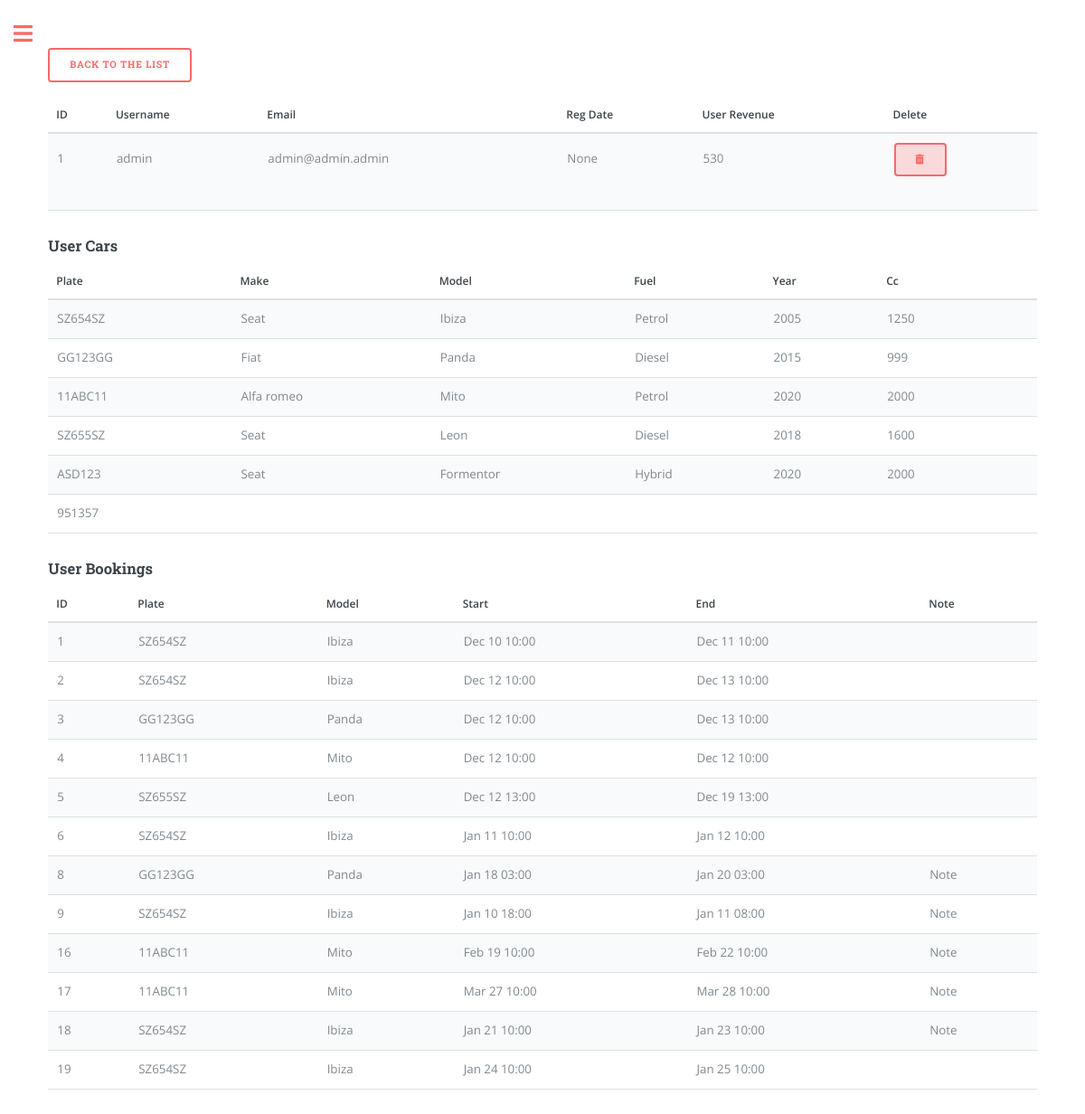
The page /user/admin (signed in) on the database as committed earlier.
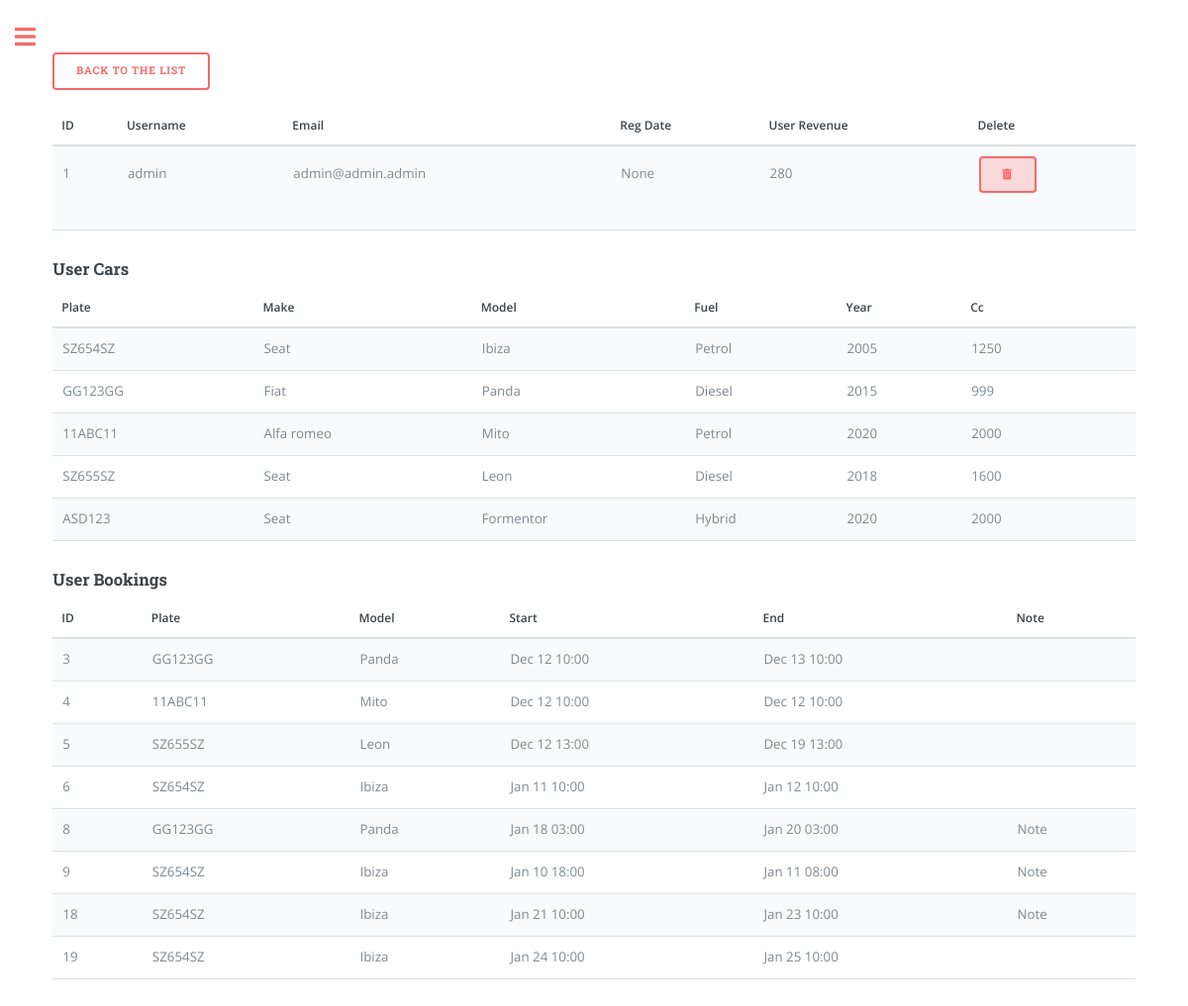
The same page on the database as committed later.
### app/models.py (models this page shows, shortened)
class User(UserMixin, db.Model):
    id = db.Column(db.Integer, primary_key=True)
    registration_date = db.Column(db.DateTime, default=datetime.utcnow)
    username = db.Column(db.String(64), index=True, unique=True)
    email = db.Column(db.String(120), index=True, unique=True)
    password_hash = db.Column(db.String(128))
    garage = db.relationship('Car', backref='owner', lazy='dynamic')
    contacts = db.relationship('Contacts', backref='owner', lazy='dynamic')
    role = db.Column(db.String(20), default='user')
    def formatted_registration_date(self):
        if self.registration_date:
            return self.registration_date.strftime('%Y-%m-%d')
        elif self.registration_date == None:
            return None
        else:
            return "N/A"
    def user_revenue(self):
        total_revenue = 0
        for booking in Booking.query.filter_by(user_id=self.id).all():
            total_revenue += booking.money
        return total_revenue

class Booking(db.Model):
    id = db.Column(db.Integer, primary_key=True)
    start_datetime = db.Column(db.DateTime, nullable=False)
    end_datetime = db.Column(db.DateTime, nullable=False)
    car_plate = db.Column(db.String(8), db.ForeignKey('car.plate'), nullable=False)
    user_id = db.Column(db.Integer, db.ForeignKey('user.id'), nullable=False)
    note = db.Column(db.String(160))
    money = db.Column(db.Integer, default=0, index=True)
    car = db.relationship('Car', backref='bookings', lazy=True)
    contact_id = db.Column(db.Integer, db.ForeignKey('contacts.id', name='booking_contacts_id'), nullable=True)

class Car(db.Model):
    plate = db.Column(db.String(8), primary_key=True, index=True, unique=True)
    make = db.Column(db.String(15), index=True)
    model = db.Column(db.String(15), index=True)
    fuel = db.Column(db.String(8), index=True)
    year = db.Column(db.Integer, index=True)
    cc = db.Column(db.Integer, index=True)
    user_id = db.Column(db.Integer, db.ForeignKey('user.id'))
    days = db.Column(db.Integer, default=0, index=True)
    money = db.Column(db.Integer, default=0, index=True)
    car_cost = db.Column(db.Integer, default=0, index=True)
    insurance_cost = db.Column(db.Float, default=0, index=True)
    insurance_expiry_date = db.Column(db.DateTime)
    mot_cost = db.Column(db.Float, default=0, index=True)
    mot_expiry_date = db.Column(db.DateTime)
    road_tax_cost = db.Column(db.Float, default=0, index=True)
    road_tax_expiry_date = db.Column(db.DateTime)

### app/routes.py (the view, shortened to what this page needs)
@app.route('/user/<username>', methods=['GET', 'POST'])
@login_required
def user(username):
    if current_user.username == 'admin' and current_user.role == 'admin':
        user = User.query.filter_by(username=username).one()
        cars = Car.query.filter_by(user_id=user.id)
        bookings = Booking.query.filter_by(user_id=user.id)
        return render_template('user.html', page='users_page', user=user, cars=cars, bookings=bookings)
    else:
        return render_template('404.html')

### app/models.py (called while the page is built)
@login.user_loader
def load_user(id):
    return User.query.get(int(id))

### app/templates/user.html (shortened to what this page needs)
{% extends "index.html" %}
{% block content %}
<form action="{{ url_for('users_list') }}" method="get">
    <button type="submit">Back to the list</button>
</form>
<table>
    <thead>
        <tr>
            <th>ID</th>
            <th>Username</th>
            <th>Email</th>
            <th>Reg Date</th>
            <th>User Revenue</th>
            <th>Delete</th>
        </tr>
    </thead>
    <tbody>
            <tr>
                <td>{{ user.id }}</td>
                <td>{{ user.username }}</td>
                <td>{{ user.email }}</td>
                <td>{{ user.formatted_registration_date() }}</td>
                <td>{{ user.user_revenue() }}</td>
                <td>
                    <form action="{{ url_for('user', username=user.username) }}" method="POST" onsubmit="return confirm('Are you sure you want to delete this account? All cars and bookings related to it will be deleted');">
                        <button type="submit" class="btn btn-danger btn-delete"><i class="fas fa-trash-alt"></i></button>
                    </form>
                </td>
            </tr>
    </tbody>
</table>
<h3>User Cars</h3>
<table class="table" id="carTable">
    <thead>
      <tr>
        <th>Plate</th>
        <th>Make</th>
        <th>Model</th>
        <th>Fuel</th>
        <th>Year</th>
        <th>Cc</th>
      </tr>
    </thead>
    <tbody>
      {% for car in cars %}
      <tr>
          <td te">{{ car.plate }}</td>
          <td e">{{ car.make }}</td>
          <td el">{{ car.model }}</td>
          <td l">{{ car.fuel }}</td>
          <td r">{{ car.year }}</td>
          <td >{{ car.cc }}</td>
        <td>
      </tr>
      {% endfor %}
  </tbody>
</table>
<h3>User Bookings</h3>
<table class="table" id="bookingTable">
    <thead>
      <tr>
        <th>ID</th>
        <th>Plate</th>
        <th>Model</th>
        <th>Start</th>
        <th>End</th>
        <th>Note</th>
      </tr>
    </thead>
    <tbody>
      {% for booking in bookings %}
      <tr>
          <td >{{ booking.id }}</td>
          <td>{{ booking.car.plate }}</td>
          <td>{{ booking.car.model }}</td>
          <td>{{ booking.start_datetime.strftime("%b %d %H:%M") }}</td>
          <td>{{ booking.end_datetime.strftime("%b %d %H:%M") }}</td>
          <td>
            {% if booking.note %}
            <span class="note-tooltip">
                Note
            </span>
        {% endif %}
          </td>
      </tr>
      {% endfor %}
  </tbody>
</table>
{% endblock %}

### app/templates/index.html (shortened to what this page needs)
<!DOCTYPE HTML>
<html>
	<head>
		<link rel="stylesheet" href="{{url_for('static', filename='css/main.css')}}"/>
	</head>
	<body class="is-preload">
			<div id="wrapper">
					<div id="main">
						<div class="inner">
								<section id="banner">
									<div class="content">
										{% block content %} {% endblock %}
								</section>
						</div>
					</div>
			</div>
	</body>
</html>

### app/static/css/main.css (style rules this page uses)
html, body, div, span, applet, object, iframe, h1, h2, h3, h4, h5, h6, p, blockquote, pre, a, abbr, acronym, address, big, cite, code, del, dfn, em, img, ins, kbd, q, s, samp, small, strike, strong, sub, sup, tt, var, b, u, i, center, dl, dt, dd, ol, ul, li, fieldset, form, label, legend, table, caption, tbody, tfoot, thead, tr, th, td, article, aside, canvas, details, embed, figure, figcaption, footer, header, hgroup, menu, nav, output, ruby, section, summary, time, mark, audio, video { margin: 0; padding: 0; border: 0; font-size: 100%; font: inherit; vertical-align: baseline; }
article, aside, details, figcaption, figure, footer, header, hgroup, menu, nav, section { display: block; }
body { line-height: 1; }
table { border-collapse: collapse; border-spacing: 0; }
body { -webkit-text-size-adjust: none; }
body { -ms-overflow-style: scrollbar; }
html { box-sizing: border-box; }
*, *:before, *:after { box-sizing: inherit; }
body { background: #ffffff; }
body, input, select, textarea { color: #7f888f; font-family: "Open Sans", sans-serif; font-size: 13pt; font-weight: 400; line-height: 1.65; }
@media screen and (max-width: 1680px) { body, input, select, textarea { font-size: 11pt; } }
@media screen and (max-width: 1280px) { body, input, select, textarea { font-size: 10pt; } }
em, i { font-style: italic; }
h1, h2, h3, h4, h5, h6 { color: #3d4449; font-family: "Roboto Slab", serif; font-weight: 700; line-height: 1.5; margin: 0 0 1em 0; }
h3 { font-size: 1.25em; }
form { margin: 0 0 2em 0; }
table { margin: 0 0 2em 0; width: 100%; }
table tbody tr { border: solid 1px rgba(210, 215, 217, 0.75); border-left: 0; border-right: 0; }
table tbody tr:nth-child(2n + 1) { background-color: rgba(230, 235, 237, 0.25); }
table td { padding: 0.75em 0.75em; }
table th { color: #3d4449; font-size: 0.9em; font-weight: 600; padding: 0 0.75em 0.75em 0.75em; text-align: left; }
table thead { border-bottom: solid 2px rgba(210, 215, 217, 0.75); }
input[type="submit"], input[type="reset"], input[type="button"], button, .button { -moz-appearance: none; -webkit-appearance: none; -ms-appearance: none; appearance: none; -moz-transition: background-color 0.2s ease-in-out, color 0.2s ease-in-out; -webkit-transition: background-color 0.2s ease-in-out, color 0.2s ease-in-out; -ms-transition: background-color 0.2s ease-in-out, color 0.2s ease-in-out; transition: background-color 0.2s ease-in-out, color 0.2s ease-in-out; background-color: transparent; border-radius: 0.375em; border: 0; box-shadow: inset 0 0 0 2px #f56a6a; color: #f56a6a !important; cursor: pointer; display: inline-block; font-family: "Roboto Slab", serif; font-size: 0.8em; font-weight: 700; height: 3.5em; letter-spacing: 0.075em; line-height: 3.5em; padding: 0 2.25em; text-align: center; text-decoration: none; text-transform: uppercase; white-space: nowrap; }
#wrapper { display: -moz-flex; display: -webkit-flex; display: -ms-flex; display: flex; -moz-flex-direction: row-reverse; -webkit-flex-direction: row-reverse; -ms-flex-direction: row-reverse; flex-direction: row-reverse; min-height: 100vh; }
#main { -moz-flex-grow: 1; -webkit-flex-grow: 1; -ms-flex-grow: 1; flex-grow: 1; -moz-flex-shrink: 1; -webkit-flex-shrink: 1; -ms-flex-shrink: 1; flex-shrink: 1; width: 100%; }
#main > .inner { padding: 0 6em 0.1em 6em ; margin: 0 auto; max-width: 110em; }
#main > .inner > section { padding: 6em 0 4em 0 ; border-top: solid 2px rgba(210, 215, 217, 0.75); }
#main > .inner > section:first-of-type { border-top: 0 !important; }
@media screen and (max-width: 1680px) { #main > .inner { padding: 0 5em 0.1em 5em ; } }
@media screen and (max-width: 1680px) { #main > .inner > section { padding: 5em 0 3em 0 ; } }
@media screen and (max-width: 1280px) { #main > .inner { padding: 0 4em 0.1em 4em ; } }
@media screen and (max-width: 1280px) { #main > .inner > section { padding: 4em 0 2em 0 ; } }
#banner { padding: 6em 0 4em 0 ; display: -moz-flex; display: -webkit-flex; display: -ms-flex; display: flex; }
#banner .content { -moz-flex-grow: 1; -webkit-flex-grow: 1; -ms-flex-grow: 1; flex-grow: 1; -moz-flex-shrink: 1; -webkit-flex-shrink: 1; -ms-flex-shrink: 1; flex-shrink: 1; width: 50%; }
.note-tooltip { position: relative; display: inline-block; cursor: pointer; }
.btn-delete { background-color: rgba(255, 86, 86, 0.2); color: #ff5b5b !important; }

Rows that differ between the two databases and show on the page:
removed Booking: user_revenue "530", id "1", car.plate "SZ654SZ", car.model "Ibiza", start_datetime "Dec 10 10:00", end_datetime "Dec 11 10:00"
removed Car: plate "951357"
removed Booking: id "2", car.plate "SZ654SZ", car.model "Ibiza", start_datetime "Dec 12 10:00", end_datetime "Dec 13 10:00"
removed Booking: id "16", car.plate "11ABC11", car.model "Mito", start_datetime "Feb 19 10:00", end_datetime "Feb 22 10:00"
removed Booking: id "17", car.plate "11ABC11", car.model "Mito", start_datetime "Mar 27 10:00", end_datetime "Mar 28 10:00"
Other text that changed with them:
{{ user.user_revenue() }}: "530" → "280"
